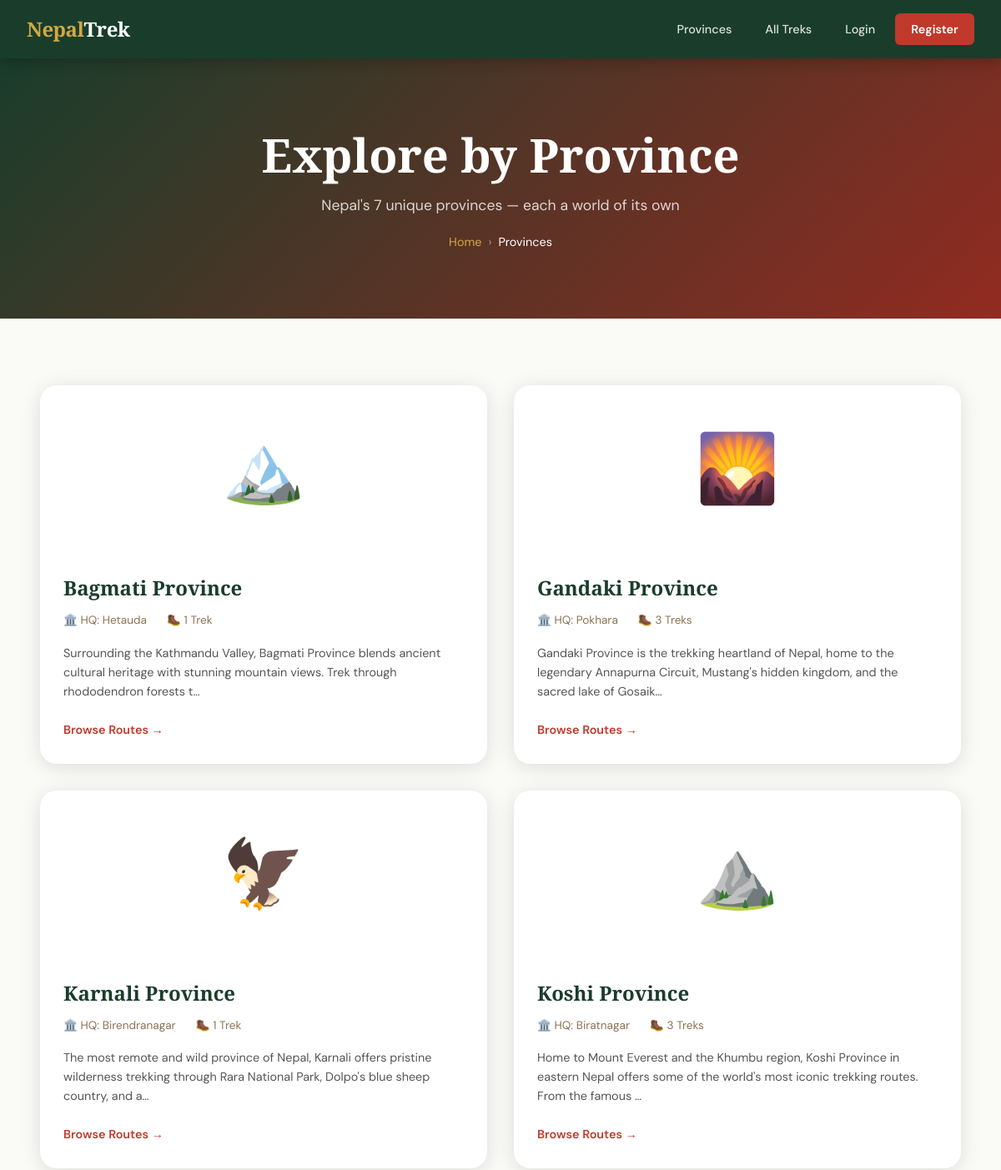
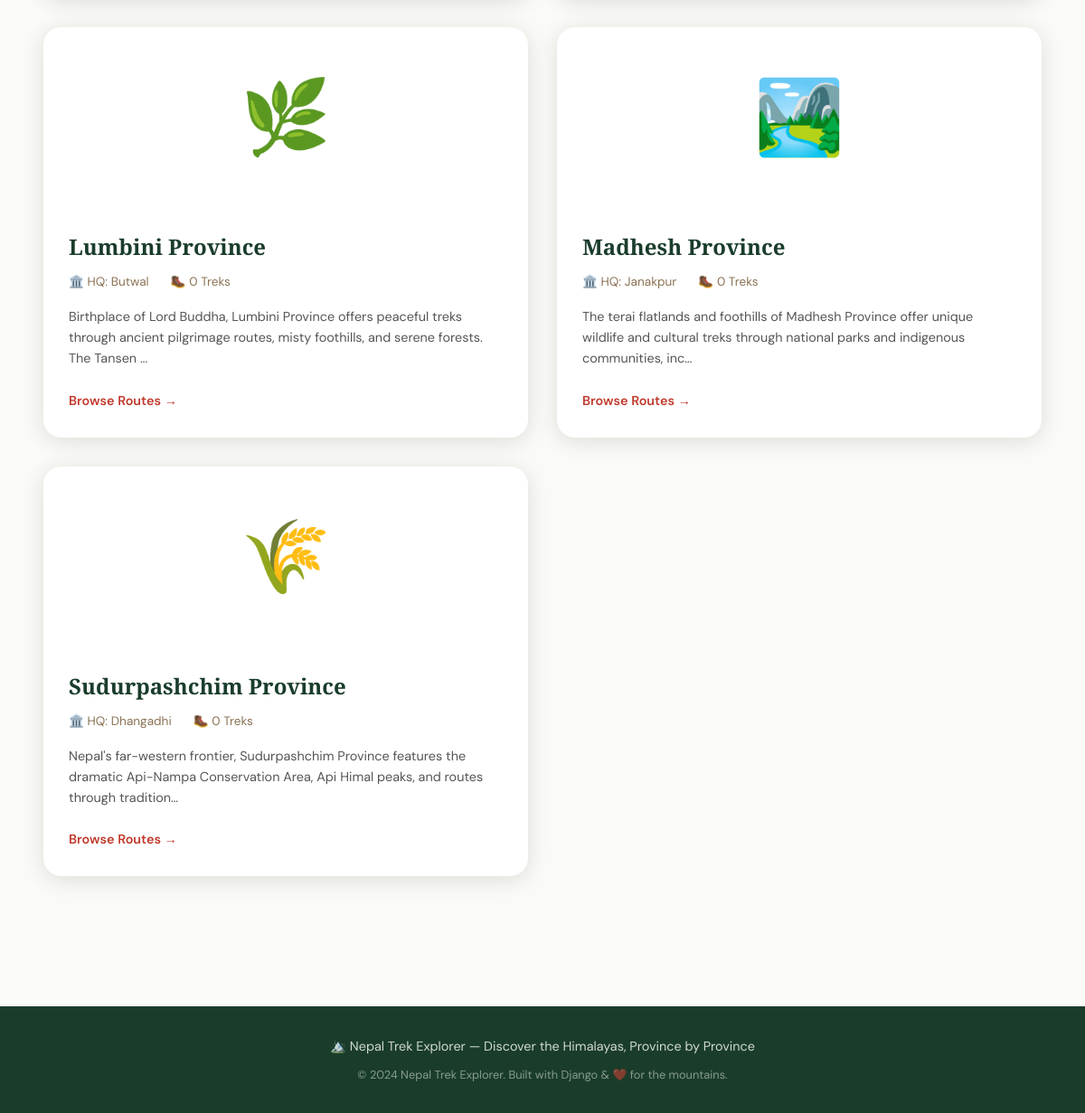
The app's page /provinces/ with its own data (2 pictures, top to bottom).
### treks/models.py (models this page shows, shortened)
class Province(models.Model):
    name = models.CharField(max_length=100)
    code = models.CharField(max_length=10, unique=True)
    description = models.TextField(blank=True)
    image = models.ImageField(upload_to='provinces/', blank=True, null=True)
    headquarters = models.CharField(max_length=100, blank=True)
    class Meta:
        ordering = ['name']

### treks/views.py (the view)
# urls.py: path('provinces/', views.province_list, name='province_list'),
def province_list(request):
    provinces = Province.objects.all()
    return render(request, 'treks/province_list.html', {'provinces': provinces})

### templates/treks/province_list.html (shortened to what this page needs)
{% extends 'base.html' %}
{% block content %}
<section class="page-hero">
    <h1>Explore by Province</h1>
    <p>Nepal's 7 unique provinces — each a world of its own</p>
    <div class="breadcrumb">
        <a href="{% url 'treks:home' %}">Home</a>
        <span>›</span>
        <span style="color:#fff;">Provinces</span>
    </div>
</section>
<section class="section">
    <div class="container">
        <div class="province-grid">
            {% for province in provinces %}
            <a href="{% url 'treks:province_detail' province.pk %}" class="province-card">
                <div class="province-cover prov-bg-{{ forloop.counter }}">
                    {% if forloop.counter == 1 %}🏔️
                    {% elif forloop.counter == 2 %}🌄
                    {% elif forloop.counter == 3 %}🦅
                    {% elif forloop.counter == 4 %}⛰️
                    {% elif forloop.counter == 5 %}🌿
                    {% elif forloop.counter == 6 %}🏞️
                    {% else %}🌾{% endif %}
                </div>
                <div class="province-body">
                    <h2>{{ province.name }}</h2>
                    {% if province.headquarters %}
                    <div class="province-meta">
                        <span>🏛️ HQ: {{ province.headquarters }}</span>
                        <span>🥾 {{ province.routes.count }} Trek{{ province.routes.count|pluralize }}</span>
                    </div>
                    {% endif %}
                    <p class="province-desc">{{ province.description|default:"Explore stunning trekking routes through this remarkable province."|truncatechars:150 }}</p>
                    <span class="prov-link">Browse Routes →</span>
                </div>
            </a>
            {% endfor %}
        </div>
    </div>
</section>
{% endblock %}

### templates/base.html (shortened to what this page needs)
{% load static %}
<!DOCTYPE html>
<html lang="en">
<head>
</head>
<body>
    <nav>
        <a href="{% url 'treks:home' %}" class="nav-logo">Nepal<span>Trek</span></a>
        <div class="nav-links">
            <a href="{% url 'treks:province_list' %}">Provinces</a>
            <a href="{% url 'treks:route_list' %}">All Treks</a>
            {% if user.is_authenticated %}
                <a href="{% url 'treks:my_bookings' %}">My Bookings</a>
                <a href="/admin/" >Admin</a>
                <a href="{% url 'logout' %}" class="btn-btn">Logout ({{ user.first_name|default:user.username }})</a>
            {% else %}
                <a href="{% url 'login' %}">Login</a>
                <a href="{% url 'treks:register' %}" class="btn nav-btn">Register</a>
            {% endif %}
        </div>
    </nav>
    <main>{% block content %}{% endblock %}</main>
    <footer>
        <p>🏔️ Nepal Trek Explorer &mdash; Discover the Himalayas, Province by Province</p>
        <p style="margin-top:0.5rem; font-size:0.8rem; opacity:0.6">
            &copy; 2024 Nepal Trek Explorer. Built with Django &amp; ❤️ for the mountains.
        </p>
    </footer>
</body>
</html>

### templates/base.html (style rules this page uses)
:root { --crimson: #C0392B; --crimson-dark: #922B21; --gold: #D4A843; --gold-light: #F0C060; --forest: #1A3D2B; --forest-mid: #2D6A4F; --forest-light: #40916C; --sky: #E8F4F8; --stone: #F5F0E8; --charcoal: #1C1C1C; --warm-grey: #8B7355; --off-white: #FAFAF7; --shadow: 0 4px 24px rgba(0,0,0,0.12); --shadow-lg: 0 12px 48px rgba(0,0,0,0.18); }
*, *::before, *::after { box-sizing: border-box; margin: 0; padding: 0; }
body { font-family: 'DM Sans', sans-serif; background: var(--off-white); color: var(--charcoal); line-height: 1.7; }
nav { background: var(--forest); padding: 0 2rem; display: flex; align-items: center; justify-content: space-between; position: sticky; top: 0; z-index: 100; box-shadow: 0 2px 20px rgba(0,0,0,0.3); height: 70px; }
.nav-logo { font-family: 'Playfair Display', serif; color: var(--gold); font-size: 1.5rem; font-weight: 900; text-decoration: none; letter-spacing: -0.5px; }
.nav-logo span { color: #fff; }
.nav-links { display: flex; align-items: center; gap: 0.5rem; }
.nav-links a { color: rgba(255,255,255,0.85); text-decoration: none; padding: 0.5rem 1rem; border-radius: 6px; font-size: 0.9rem; font-weight: 500; transition: all 0.2s; }
.nav-btn { background: var(--crimson) !important; color: #fff !important; padding: 0.4rem 1.2rem !important; font-weight: 600 !important; }
main { min-height: calc(100vh - 140px); }
h1, h2, h3, h4 { font-family: 'Playfair Display', serif; line-height: 1.25; }
.btn { display: inline-block; padding: 0.75rem 2rem; border-radius: 8px; font-size: 0.95rem; font-weight: 600; text-decoration: none; cursor: pointer; border: none; transition: all 0.25s; font-family: 'DM Sans', sans-serif; }
.section { padding: 5rem 2rem; }
.container { max-width: 1200px; margin: 0 auto; padding: 0 1rem; }
footer { background: var(--forest); color: rgba(255,255,255,0.8); text-align: center; padding: 2rem; font-size: 0.9rem; margin-top: 4rem; }

### templates/treks/province_list.html (style rules this page uses)
.page-hero { background: linear-gradient(135deg, var(--forest) 0%, var(--crimson-dark) 100%); padding: 5rem 2rem; text-align: center; }
.page-hero h1 { color: #fff; font-size: clamp(2rem, 5vw, 3.5rem); margin-bottom: 0.75rem; }
.page-hero p { color: rgba(255,255,255,0.8); font-size: 1.1rem; }
.breadcrumb { display:flex; gap:0.5rem; align-items:center; justify-content:center; margin-top:1rem; }
.breadcrumb a { color: var(--gold); text-decoration:none; font-size:0.9rem; }
.breadcrumb span { color: rgba(255,255,255,0.5); font-size:0.9rem; }
.province-grid { display:grid; grid-template-columns: repeat(auto-fill, minmax(350px, 1fr)); gap:2rem; }
.province-card { background: #fff; border-radius: 20px; overflow: hidden; box-shadow: var(--shadow); transition: all 0.3s; text-decoration: none; color: inherit; display: block; }
.province-cover { height: 200px; display: flex; align-items:center; justify-content:center; font-size: 5rem; position: relative; }
.province-body { padding: 1.75rem; }
.province-body h2 { font-size: 1.5rem; color: var(--forest); margin-bottom: 0.4rem; }
.province-meta { display:flex; gap:1.5rem; margin: 0.75rem 0 1rem; font-size:0.85rem; color:var(--warm-grey); }
.province-desc { color: #555; font-size: 0.9rem; line-height: 1.6; margin-bottom: 1.25rem; }
.prov-link { color: var(--crimson); font-weight: 600; font-size: 0.9rem; }

### records on screen
Province: name "Bagmati Province", headquarters "Hetauda", routes.count "1", description "Surrounding the Kathmandu Valley, Bagmati Province blends ancient cultural heritage with stunning mountain views. Trek through rhododendron forests t…"
Province: name "Gandaki Province", headquarters "Pokhara", routes.count "3", description "Gandaki Province is the trekking heartland of Nepal, home to the legendary Annapurna Circuit, Mustang's hidden kingdom, and the sacred lake of Gosaik…"
Province: name "Karnali Province", headquarters "Birendranagar", routes.count "1", description "The most remote and wild province of Nepal, Karnali offers pristine wilderness trekking through Rara National Park, Dolpo's blue sheep country, and a…"
Province: name "Koshi Province", headquarters "Biratnagar", routes.count "3", description "Home to Mount Everest and the Khumbu region, Koshi Province in eastern Nepal offers some of the world's most iconic trekking routes. From the famous …"
Province: name "Lumbini Province", headquarters "Butwal", routes.count "0", description "Birthplace of Lord Buddha, Lumbini Province offers peaceful treks through ancient pilgrimage routes, misty foothills, and serene forests. The Tansen …"
Province: name "Madhesh Province", headquarters "Janakpur", routes.count "0", description "The terai flatlands and foothills of Madhesh Province offer unique wildlife and cultural treks through national parks and indigenous communities, inc…"
Province: name "Sudurpashchim Province", headquarters "Dhangadhi", routes.count "0", description "Nepal's far-western frontier, Sudurpashchim Province features the dramatic Api-Nampa Conservation Area, Api Himal peaks, and routes through tradition…"
